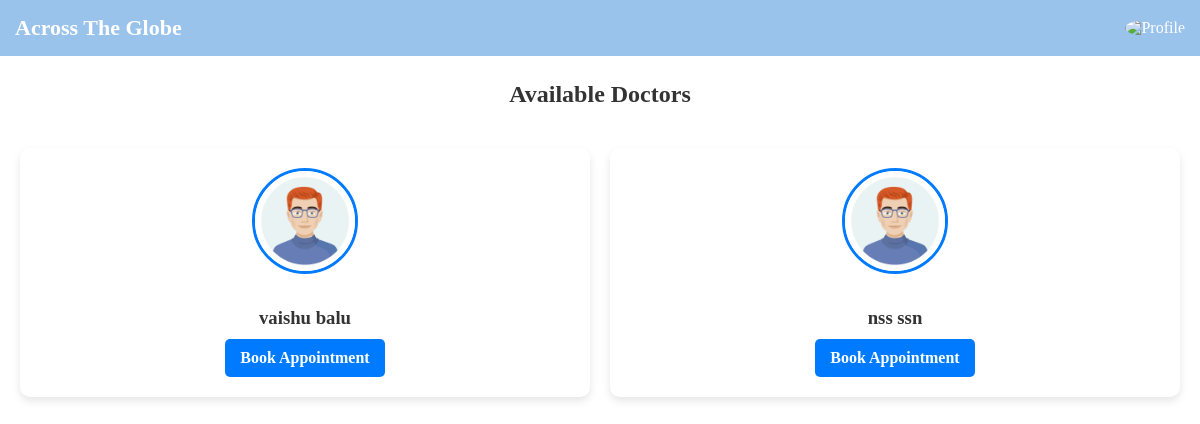
Page /doctors/ (signed in) on the committed database.
### accounts/models.py (models this page shows, shortened)
class CustomUser(AbstractUser):
    USER_TYPE_CHOICES = (
        ('patient', 'Patient'),
        ('doctor', 'Doctor'),
    )
    user_type = models.CharField(max_length=10, choices=USER_TYPE_CHOICES)
    profile_picture = models.ImageField(upload_to="profile_pics/", blank=True, null=True)
    address_line1 = models.CharField(max_length=255)
    city = models.CharField(max_length=100)
    state = models.CharField(max_length=100)
    pincode = models.CharField(max_length=10)

### accounts/views.py (the view)
# urls.py: path("doctors/", list_doctors, name="list_doctors"),
@login_required
def list_doctors(request):
    doctors = CustomUser.objects.filter(user_type="doctor")  # Assuming `user_type` field exists
    return render(request, "list_doctors.html", {"doctors": doctors})

### templates/list_doctors.html (shortened to what this page needs)
{% extends "profile.html" %}
{% block content %}
<h2 style="text-align: center; margin-bottom: 20px; color: #333;">Available Doctors</h2>
<div class="doctor-container">
    {% for doctor in doctors %}
    <div class="doctor-card">
        <img src="{{ doctor.profile_picture.url }}" alt="Doctor's Profile" class="doctor-img">
        <h3>{{ doctor.get_full_name }}</h3>
        <a href="{% url 'book_appointment' doctor.id %}" class="btn">Book Appointment</a>
    </div>
    {% empty %}
    <p class="no-doctors">No doctors available.</p>
    {% endfor %}
</div>
{% endblock %}

### templates/profile.html (style rules this page uses)
body { margin: 0px; padding: 0px; }

### templates/list_doctors.html (style rules this page uses)
.doctor-container { display: grid; grid-template-columns: repeat(auto-fit, minmax(250px, 1fr)); gap: 20px; justify-content: center; padding: 20px; }
.doctor-card { background: #fff; padding: 20px; border-radius: 10px; box-shadow: 0 4px 8px rgba(0, 0, 0, 0.1); text-align: center; transition: transform 0.3s ease-in-out; }
.doctor-img { width: 100px; height: 100px; border-radius: 50%; object-fit: cover; margin-bottom: 10px; border: 3px solid #007bff; }
h3 { color: #333; margin-bottom: 10px; }
.btn { display: inline-block; background: #007bff; color: white; padding: 10px 15px; text-decoration: none; border-radius: 5px; font-weight: bold; transition: background 0.3s ease; }

### rows in the picture
CustomUser: profile_picture (picture), get_full_name "vaishu balu"
CustomUser: profile_picture (picture), get_full_name "nss ssn"
